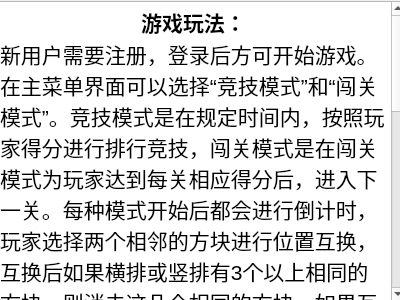
<?xml version="1.0" encoding="UTF-8"?>
<ui version="4.0">
 <class>CHelpDlg</class>
 <widget class="QWidget" name="CHelpDlg">
  <property name="geometry">
   <rect>
    <x>0</x>
    <y>0</y>
    <width>400</width>
    <height>300</height>
   </rect>
  </property>
  <property name="windowTitle">
   <string>Form</string>
  </property>
  <widget class="QTextBrowser" name="textBrowser">
   <property name="geometry">
    <rect>
     <x>-5</x>
     <y>1</y>
     <width>411</width>
     <height>301</height>
    </rect>
   </property>
   <property name="html">
    <string>&lt;!DOCTYPE HTML PUBLIC &quot;-//W3C//DTD HTML 4.0//EN&quot; &quot;http://www.w3.org/TR/REC-html40/strict.dtd&quot;&gt;
&lt;html&gt;&lt;head&gt;&lt;meta name=&quot;qrichtext&quot; content=&quot;1&quot; /&gt;&lt;style type=&quot;text/css&quot;&gt;
p, li { white-space: pre-wrap; }
&lt;/style&gt;&lt;/head&gt;&lt;body style=&quot; font-family:'SimSun'; font-size:9pt; font-weight:400; font-style:normal;&quot;&gt;
&lt;p align=&quot;center&quot; style=&quot; margin-top:0px; margin-bottom:0px; margin-left:0px; margin-right:0px; -qt-block-indent:0; text-indent:0px;&quot;&gt;&lt;span style=&quot; font-size:16pt; font-weight:600;&quot;&gt;游戏玩法：&lt;/span&gt;&lt;/p&gt;
&lt;p style=&quot; margin-top:0px; margin-bottom:0px; margin-left:0px; margin-right:0px; -qt-block-indent:0; text-indent:0px;&quot;&gt;&lt;span style=&quot; font-size:16pt;&quot;&gt;新用户需要注册，登录后方可开始游戏。在主菜单界面可以选择“竞技模式”和“闯关模式”。竞技模式是在规定时间内，按照玩家得分进行排行竞技，闯关模式是在闯关模式为玩家达到每关相应得分后，进入下一关。每种模式开始后都会进行倒计时，玩家选择两个相邻的方块进行位置互换，互换后如果横排或竖排有3个以上相同的方块，则消去这几个相同的方块，如果互换后没有可消去的方块，则选中的两个方块不移动。消去后的空格由上面的方块掉下来补齐。每次消去方块玩家都能得到一定的分数。如果落下的方块与周围的方块组合中有可消除方块时，则消去这些方块，也就是一次连消。空格被新的方块填充，又可进行下一次连消。找不到可消方块时，可通过提示来显示可消除的方块。&lt;/span&gt;&lt;/p&gt;
&lt;p align=&quot;center&quot; style=&quot; margin-top:0px; margin-bottom:0px; margin-left:0px; margin-right:0px; -qt-block-indent:0; text-indent:0px;&quot;&gt;&lt;span style=&quot; font-size:16pt; font-weight:600;&quot;&gt;积分规则：&lt;/span&gt;&lt;/p&gt;
&lt;p style=&quot; margin-top:0px; margin-bottom:0px; margin-left:0px; margin-right:0px; -qt-block-indent:0; text-indent:0px;&quot;&gt;&lt;span style=&quot; font-size:16pt;&quot;&gt;每次消除得分=消除的宝石的数目x10+数目的平方&lt;/span&gt;&lt;/p&gt;
&lt;p align=&quot;center&quot; style=&quot; margin-top:0px; margin-bottom:0px; margin-left:0px; margin-right:0px; -qt-block-indent:0; text-indent:0px;&quot;&gt;&lt;span style=&quot; font-size:16pt; font-weight:600;&quot;&gt;排行榜：&lt;/span&gt;&lt;/p&gt;
&lt;p style=&quot; margin-top:0px; margin-bottom:0px; margin-left:0px; margin-right:0px; -qt-block-indent:0; text-indent:0px;&quot;&gt;&lt;span style=&quot; font-size:16pt;&quot;&gt;选择竞技模式后，在规定时间内通过消除获得的分数将会进入到排行榜中与其他用户得分比较，排名靠前的将显示在排行榜上，每名用户只计入其最高得分。闯关模式不计入排行榜内。&lt;/span&gt;&lt;/p&gt;&lt;/body&gt;&lt;/html&gt;</string>
   </property>
  </widget>
 </widget>
 <resources/>
 <connections/>
</ui>
